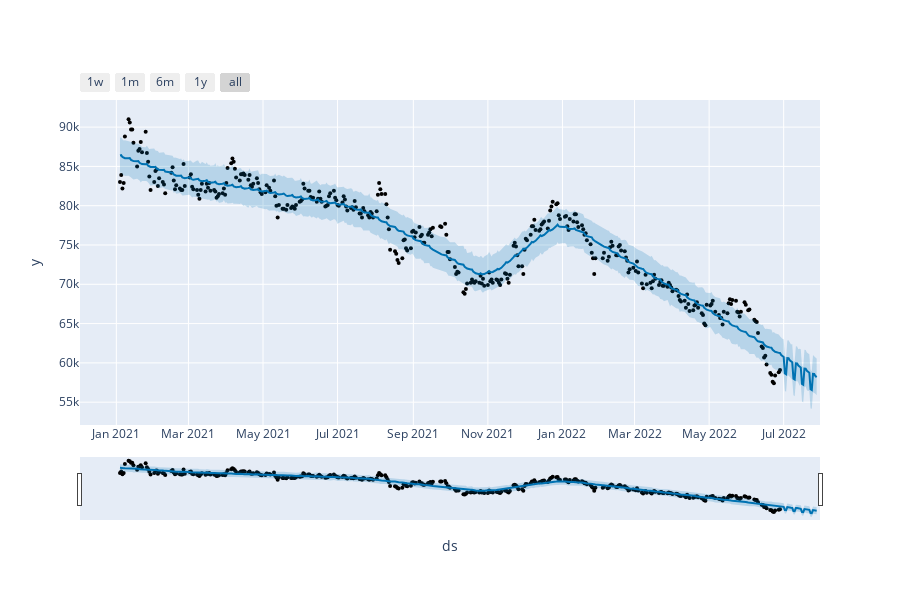

The notebook cell this image was saved under:
### Code cell
fig = plot_plotly(p, forecast)
fig

### Figure 1 — Plotly figure (JSON) as saved in the notebook; plotly's stock layout.template omitted (floating-point values rounded to 4 significant figures; data arrays with more than 128 entries replaced by an {"elided": "..."} marker saying what was removed)
{"data": [{"marker": {"color": "black", "size": 4}, "mode": "markers", "name": "Actual", "type": "scatter", "x": {"elided": "367 str values"}, "y": {"elided": "367 int values"}}, {"hoverinfo": "skip", "line": {"width": 0}, "mode": "lines", "type": "scatter", "x": {"elided": "397 str values"}, "y": {"elided": "397 float values"}}, {"fill": "tonexty", "fillcolor": "rgba(0, 114, 178, 0.2)", "line": {"color": "#0072B2", "width": 2}, "mode": "lines", "name": "Predicted", "type": "scatter", "x": {"elided": "397 str values"}, "y": {"elided": "397 float values"}}, {"fill": "tonexty", "fillcolor": "rgba(0, 114, 178, 0.2)", "hoverinfo": "skip", "line": {"width": 0}, "mode": "lines", "type": "scatter", "x": {"elided": "397 str values"}, "y": {"elided": "397 float values"}}], "layout": {"height": 600, "showlegend": false, "width": 900, "xaxis": {"rangeselector": {"buttons": [{"count": 7, "label": "1w", "step": "day", "stepmode": "backward"}, {"count": 1, "label": "1m", "step": "month", "stepmode": "backward"}, {"count": 6, "label": "6m", "step": "month", "stepmode": "backward"}, {"count": 1, "label": "1y", "step": "year", "stepmode": "backward"}, {"step": "all"}]}, "rangeslider": {"visible": true}, "title": {"text": "ds"}, "type": "date"}, "yaxis": {"title": {"text": "y"}}}}
